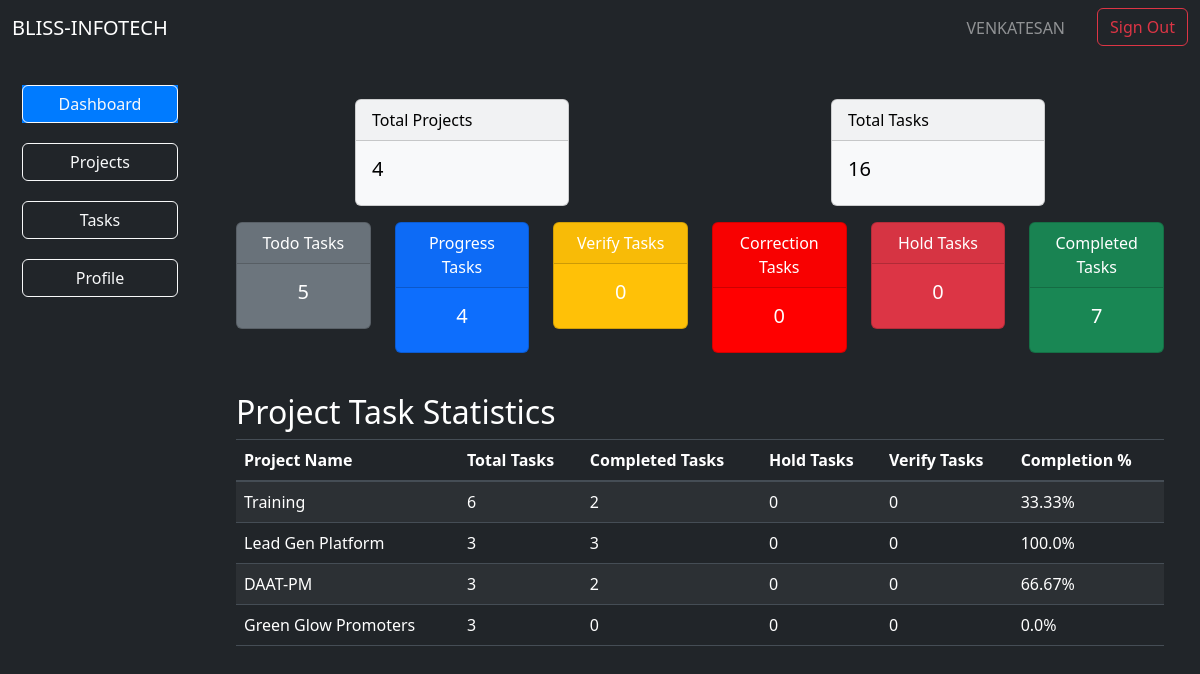
/manager/ (signed in), run on the app's committed database.
### app/models.py (models this page shows)
class Project(models.Model):
    id = models.AutoField(primary_key=True)
    name = models.CharField(max_length=64)
    description = models.TextField()
    manager = models.ForeignKey(User, on_delete=models.SET_NULL, null=True)
    client_name = models.CharField(max_length=64, null=True)
    status = models.CharField(max_length=10, default="DESIGN")
    created = models.DateTimeField(auto_now_add=True)
    started = models.DateTimeField(null=True)
    updated = models.DateTimeField(default=timezone.now)
    due = models.DateField(null=True)

### app/decorators.py (the view)
        @login_required
        def wrapper(request, *args, **kwargs):
            if in_groups(request.user):
                return view_function(request, *args, **kwargs)
            return redirect('/signout')

### app/views.py (called while the page is built)
def get_role(request):
    if request.user.is_authenticated:
        try:
            role = request.user.groups.all()[0].name
            role = role.lower()
            return role
        except:
            messages.error(request, 'User not found')
            return "/signout"
    else:
        return "/signin"

### manager/views.py (called while the page is built)
@group_required(const.MANAGER)
def dashboard(request):
    if request.user.is_authenticated:
        request.session['user_role'] = app_views.get_role(request)
        return render(request,'manager/dashboard.html', manager_dashboard(request))
    else: return redirect('signin')

### template/manager/dashboard.html
{% extends 'manager/manager.html' %}
{% block manager_board %}
    <div class="container mt-4">
        <div class="row justify-content-around">
            <div class="col-md-3">
                <div class="card text-black bg-light mb-3">
                    <div class="card-header">Total Projects</div>
                    <div class="card-body">
                        <h5 class="card-title">{{ total_projects }}</h5>
                    </div>
                </div>
            </div>
            <div class="col-md-3">
                <div class="card text-black bg-light mb-3">
                    <div class="card-header">Total Tasks</div>
                    <div class="card-body">
                        <h5 class="card-title">{{ total_tasks }}</h5>
                    </div>
                </div>
            </div>
        </div>
        <div class="row text-center">
            <div class="col-md-2 col-sm-6">
                <div class="card text-white bg-secondary mb-3">
                    <div class="card-header">Todo Tasks</div>
                    <div class="card-body">
                        <h5 class="card-title">{{ todo_tasks }}</h5>
                    </div>
                </div>
            </div>
            <div class="col-md-2 col-sm-6">
                <div class="card text-white bg-primary mb-3">
                    <div class="card-header">Progress Tasks</div>
                    <div class="card-body">
                        <h5 class="card-title">{{ progress_tasks }}</h5>
                    </div>
                </div>
            </div>
            <div class="col-md-2 col-sm-6">
                <div class="card text-white bg-warning mb-3">
                    <div class="card-header">Verify Tasks</div>
                    <div class="card-body">
                        <h5 class="card-title">{{ verify_tasks }}</h5>
                    </div>
                </div>
            </div>
            <div class="col-md-2 col-sm-6">
                <div class="card text-white bg-brown-red mb-3">
                    <div class="card-header">Correction Tasks</div>
                    <div class="card-body">
                        <h5 class="card-title">{{ correction_tasks }}</h5>
                    </div>
                </div>
            </div>
            <div class="col-md-2 col-sm-6">
                <div class="card text-white bg-danger mb-3">
                    <div class="card-header">Hold Tasks</div>
                    <div class="card-body">
                        <h5 class="card-title">{{ hold_tasks }}</h5>
                    </div>
                </div>
            </div>
            <div class="col-md-2 col-sm-6">
                <div class="card text-white bg-success mb-3">
                    <div class="card-header">Completed Tasks</div>
                    <div class="card-body">
                        <h5 class="card-title">{{ complete_tasks }}</h5>
                    </div>
                </div>
            </div>
        </div>
        <h2 class="text-white mt-4">Project Task Statistics</h2>
        <div class="table-responsive">
            <table class="table table-striped table-dark">
                <thead>
                    <tr>
                        <th>Project Name</th>
                        <th>Total Tasks</th>
                        <th>Completed Tasks</th>
                        <th>Hold Tasks</th>
                        <th>Verify Tasks</th>
                        <th>Completion %</th>
                    </tr>
                </thead>
                <tbody>
                    {% for stat in project_stats %}
                    <tr>
                        <td>{{ stat.project.name }}</td>
                        <td>{{ stat.total_tasks }}</td>
                        <td>{{ stat.completed_tasks }}</td>
                        <td>{{ stat.hold_tasks }}</td>
                        <td>{{ stat.verify_tasks }}</td>
                        <td>{{ stat.completion_percentage }}%</td>
                    </tr>
                    {% endfor %}
                </tbody>
            </table>
        </div>
    </div>
{% endblock %}

### template/dashboard.html (shortened to what this page needs)
{% extends 'index.html' %}
{% block body %}
<section class="container-fluid">
    <nav class="navbar navbar-expand-lg navbar-dark bg-dark fixed-top">
        <div class="container-fluid">
            <a class="navbar-brand" href="#">BLISS-INFOTECH</a>
            <div class="collapse navbar-collapse justify-content-end" id="navbarTop">
                <ul class="navbar-nav mb-2 mb-lg-0">
                    <li class="nav-item">
                        <span class="navbar-text me-3 px-3 text-uppercase">{{ request.user.username }}</span>
                    </li>
                    <li class="nav-item">
                        <a class="btn btn-outline-danger" href="{% url 'signout' %}">Sign Out</a>
                    </li>
                </ul>
            </div>
        </div>
    </nav>
    {% if request.session.user_role == 'vendor' %}
    {% block vendor %}{% endblock %}
    {% else %}
    <div class="row flex-nowrap">
        <nav class="col-md-3 col-lg-2 d-md-block sidebar bg-dark" style="position: fixed; top: 75px; left: 0; height: calc(100vh - 75px); overflow-y: auto;">
            <div class="position-sticky" id="navbarNav">
                <ul class="nav flex-column">
                    {% if request.session.user_role == 'lead' %}
                    {% if request.user.username == 'abi' %}
                    <a class="nav-link {% if request.path == '/lead/admin-dashboard' %}active{% endif %}" href="{% url 'admin-dashboard' %}">
                        <li class="nav-item"><button class="create-btn w-100 btn btn-outline-light">Admin Dashboard</button></li>
                    </a>
                    <a class="nav-link {% if request.path == 'test' %}active{% endif %}" href="{% url 'test' %}">
                        <li class="nav-item"><button class="create-btn w-100 btn btn-outline-light">Test</button></li>
                    </a>
                    {% endif %}
                    <li class="nav-item">
                        <a class="nav-link {% if request.path == '/lead/' %}active{% endif %}" href="/lead/">
                            <button class="create-btn w-100 btn btn-outline-light">Dashboard</button>
                        </a>
                    </li>
                    <a class="nav-link {% if 'view-project' in request.path %}active{% endif %}" href="{% url 'view-projects' %}">
                        <li class="nav-item"><button class="create-btn w-100 btn btn-outline-light">Projects</button></li>
                    </a>
                    <a class="nav-link {% if 'view-task' in request.path %}active{% endif %}" href="{% url 'lead-tasks' %}">
                        <li class="nav-item"><button class="create-btn w-100 btn btn-outline-light">Tasks</button></li>
                    </a>
                    <a class="nav-link {% if 'mail-server' in request.path %}active{% endif %}" href="{% url 'mail-server' %}">
                        <li class="nav-item"><button class="create-btn w-100 btn btn-outline-light">Mail Server</button></li>
                    </a>
                    <a class="nav-link {% if 'view-members' in request.path %}active{% endif %}" href="{% url 'view-members' %}">
                        <li class="nav-item"><button class="create-btn w-100 btn btn-outline-light">Members</button></li>
                    </a>
                    <a class="nav-link {% if 'profile' in request.path %}active{% endif %}" href="{% url 'profile' %}">
                        <li class="nav-item"><button class="create-btn w-100 btn btn-outline-light">Profile</button></li>
                    </a>
                    <a class="nav-link {% if 'view-market-leads' in request.path %}active{% endif %}" href="{% url 'view-market-leads' %}">
                        <li class="nav-item"><button class="create-btn w-100 btn btn-outline-light">Leads</button></li>
                    </a>
                    {% elif request.session.user_role == 'manager' %}
                    <a class="nav-link {% if request.path == '/manager/' %}active{% endif %}" href="/manager/">
                        <li class="nav-item"><button class="create-btn w-100 btn btn-outline-light">Dashboard</button></li>
                    </a>
                    <a class="nav-link {% if 'view-project' in request.path %}active{% endif %}" href="{% url 'manager-list-projects' %}">
                        <li class="nav-item"><button class="create-btn w-100 btn btn-outline-light">Projects</button></li>
                    </a>
                    <a class="nav-link {% if 'view-tasks' in request.path %}active{% endif %}" href="{% url 'manager-view-tasks' %}">
                        <li class="nav-item"><button class="create-btn w-100 btn btn-outline-light">Tasks</button></li>
                    </a>
                    <a class="nav-link {% if 'profile' in request.path %}active{% endif %}" href="{% url 'profile' %}">
                        <li class="nav-item"><button class="create-btn w-100 btn btn-outline-light">Profile</button></li>
                    </a>
                    {% elif request.session.user_role == 'administer' %}
                    <a class="nav-link {% if request.path == '/administer/' %}active{% endif %}" href="/administer/">
                        <li class="nav-item"><button class="create-btn w-100 btn btn-outline-light">Vendors</button></li>
                    </a>
                    {% endif %}
                </ul>
            </div>
        </nav>
        <main class="col-md-9 ms-sm-auto col-lg-10 px-md-4" style="overflow-x: hidden; margin-left: 17%; padding-top: 75px; height: calc(100vh - 20px);">
            {% block dashboard %}{% endblock %}
        </main>
    </div>
    {% endif %}
</section>
{% endblock %}

### static/css/style.css (style rules this page uses)
body { background-color: #343a40; }
.nav-link { transition: background-color 0.3s; padding: 0; margin: 10px; }
.nav-link.active { background-color: #007bff; color: white; }
.bg-brown-red { background-color: red; color: white; }

### data on the page
Project: project.name "Training", total_tasks "6", completed_tasks "2", hold_tasks "0", verify_tasks "0", completion_percentage "33.33"
Project: project.name "Lead Gen Platform", total_tasks "3", completed_tasks "3", hold_tasks "0", verify_tasks "0", completion_percentage "100.0"
Project: project.name "DAAT-PM", total_tasks "3", completed_tasks "2", hold_tasks "0", verify_tasks "0", completion_percentage "66.67"
Project: project.name "Green Glow Promoters", total_tasks "3", completed_tasks "0", hold_tasks "0", verify_tasks "0", completion_percentage "0.0"

### other printed values
{{ request.user.username }} "VENKATESAN"
{{ total_projects }} "4"
{{ total_tasks }} "16"
{{ todo_tasks }} "5"
{{ progress_tasks }} "4"
{{ verify_tasks }} "0"
{{ correction_tasks }} "0"
{{ hold_tasks }} "0"
{{ complete_tasks }} "7"
